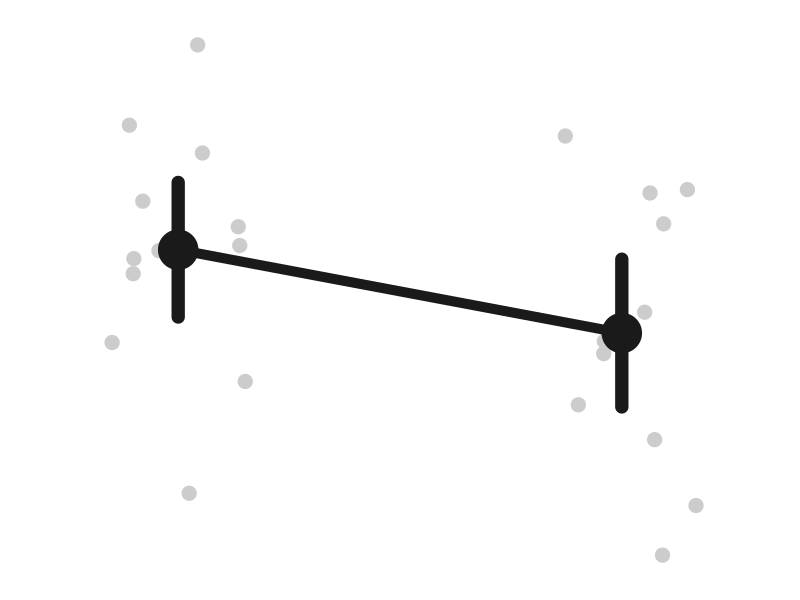

Source code (R):
# Standalone thumbnail: CLIP similarity by verb type, from cached_scores.csv.
# Bold enough to read at 82px on the front page. Run from this directory.
suppressMessages({
  library(ggplot2)
  library(dplyr)
})
out <- "thumb-clip.png"

d <- read.csv("cached_scores.csv") |>
  mutate(VerbType = factor(VerbType, levels = c("Unergative", "Unaccusative")))

s <- d |>
  group_by(VerbType) |>
  summarise(
    m = mean(CLIP_Similarity),
    se = sd(CLIP_Similarity) / sqrt(n()),
    .groups = "drop"
  ) |>
  mutate(lo = m - 1.96 * se, hi = m + 1.96 * se, x = as.numeric(VerbType))

set.seed(1)
pts <- d |> mutate(x = as.numeric(VerbType) + runif(n(), -0.17, 0.17))

p <- ggplot() +
  geom_point(data = pts, aes(x, CLIP_Similarity),
             size = 4.5, colour = "grey80") +
  geom_line(data = s, aes(x, m), linewidth = 3.4, colour = "grey10") +
  geom_linerange(data = s, aes(x = x, ymin = lo, ymax = hi),
                 linewidth = 4.5, colour = "grey10", lineend = "round") +
  geom_point(data = s, aes(x, m), size = 13, colour = "grey10") +
  coord_cartesian(xlim = c(0.72, 2.28), expand = TRUE) +
  theme_void() +
  theme(
    plot.background = element_rect(fill = "white", colour = NA),
    plot.margin = margin(14, 14, 14, 14)
  )

ggsave(out, p, width = 4, height = 4, dpi = 200)
cat("saved", out, "\n")
